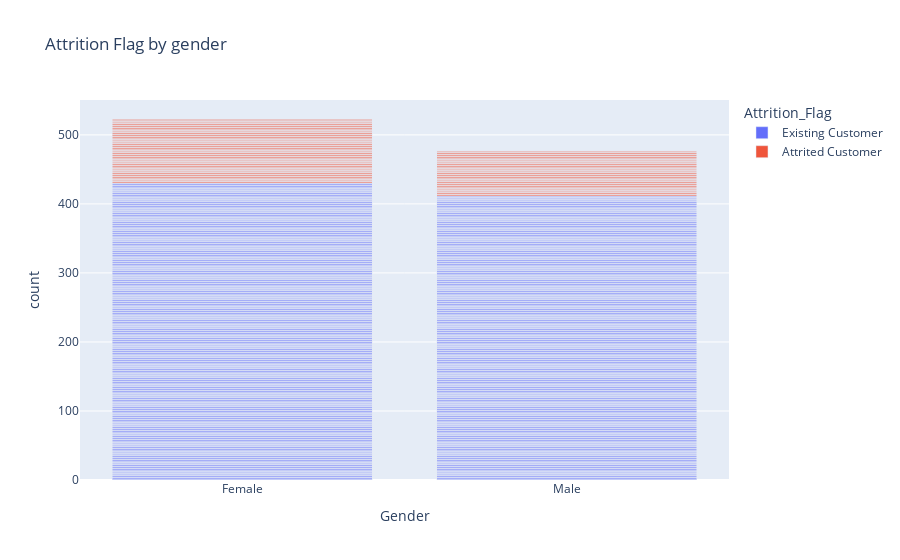

The notebook cell this image was saved under:
### Markdown cell above
I want to test if there's a relationship between gender and attrition rate.

### Code cell
fig = px.bar(df, x="Gender", color="Attrition_Flag",barmode="stack", title="Attrition Flag by gender")
fig.show()

### Figure 1 — Plotly figure (JSON) as saved in the notebook; plotly's stock layout.template omitted (floating-point values rounded to 4 significant figures; data arrays with more than 128 entries replaced by an {"elided": "..."} marker saying what was removed)
{"data": [{"alignmentgroup": "True", "hovertemplate": "Attrition_Flag=Existing Customer<br>Gender=%{x}<br>count=%{y}<extra></extra>", "legendgroup": "Existing Customer", "marker": {"color": "#636efa", "pattern": {"shape": ""}}, "name": "Existing Customer", "offsetgroup": "Existing Customer", "orientation": "v", "showlegend": true, "textposition": "auto", "type": "bar", "x": {"elided": "842 str values"}, "xaxis": "x", "y": {"elided": "842 int values"}, "yaxis": "y"}, {"alignmentgroup": "True", "hovertemplate": "Attrition_Flag=Attrited Customer<br>Gender=%{x}<br>count=%{y}<extra></extra>", "legendgroup": "Attrited Customer", "marker": {"color": "#EF553B", "pattern": {"shape": ""}}, "name": "Attrited Customer", "offsetgroup": "Attrited Customer", "orientation": "v", "showlegend": true, "textposition": "auto", "type": "bar", "x": {"elided": "158 str values"}, "xaxis": "x", "y": {"elided": "158 int values"}, "yaxis": "y"}], "layout": {"barmode": "stack", "legend": {"title": {"text": "Attrition_Flag"}, "tracegroupgap": 0}, "title": {"text": "Attrition Flag by gender"}, "xaxis": {"anchor": "y", "domain": [0, 1], "title": {"text": "Gender"}}, "yaxis": {"anchor": "x", "domain": [0, 1], "title": {"text": "count"}}}}
